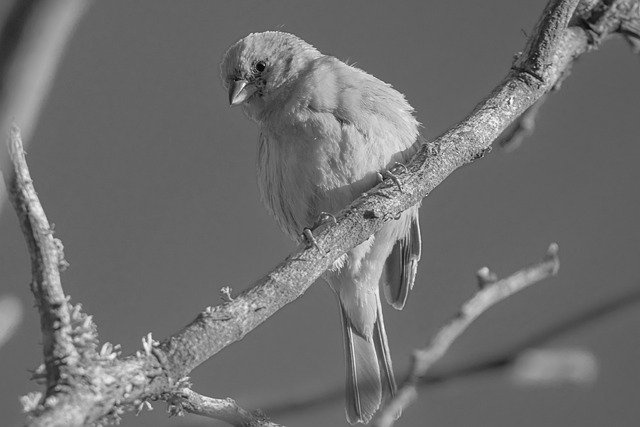
#> input picture HW1/task1/bird.jpg, 640 x 427 px
$ jupyter execute --allow-errors test.ipynb
#> lines starting #> are read from the running program, lines starting #| are printed output that depends on the picture
[cell 1]
import cv2
import numpy as np

def rms(img1, img2):
    # This function calculates RMS error between two grayscale images.
    # Two images should have same sizes.
    if (img1.shape[0] != img2.shape[0]) or (img1.shape[1] != img2.shape[1]):
        raise Exception("img1 and img2 should have the same sizes.")

    diff = np.abs(img1.astype(np.int32) - img2.astype(np.int32))

    return np.sqrt(np.mean(diff ** 2))


import random

[cell 2]
original = cv2.imread('bird.jpg', cv2.IMREAD_GRAYSCALE)
#> original is the input picture: shape (427, 640); min 0, max 255, mean 110.5

#> (the rest of this cell did not finish here and is left out)

[cell 3]
g1 = np.array([True, False, True, False])
g2 = np.array([True, True, False, False])
go = np.logical_and(g1, g2)

print(go)

[cell 4]
H, W = original.shape
#> H = 427; W = 640
noise = np.random.normal(0, 16, H*W).reshape(H, W)
gaussian = original + noise

cv2.imshow('img', gaussian)
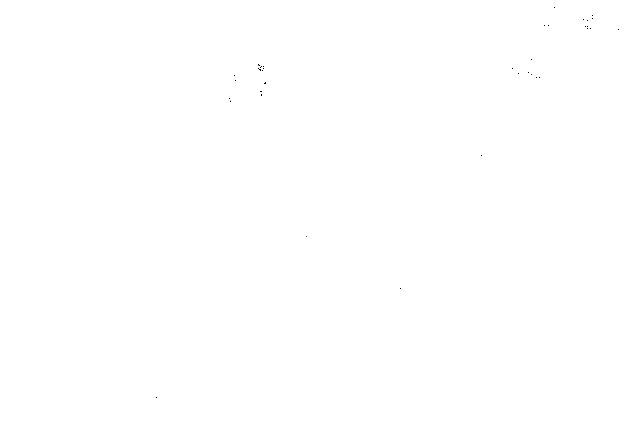
#> window 'img': shape (427, 640); min 0, max 255, mean 255
cv2.waitKey(0)
cv2.destroyAllWindows()

[cell 5]
cv2.imwrite('gaussian.jpg', gaussian)
#> Out = True

[cell 6]
original.std()
#> Out = 29.91

[cell 7]
samples = 50

image = np.random.randint(0, 256, samples)

zeros = np.random.choice([0, 0.3, 0.6], samples, p=(0.1, 0.1, 0.8))
image = image * zeros.round()
highs = ( np.ones(samples) - (zeros*2).round() ) * 255
image = image + highs

print(image)

[cell 8]
round(1.5)

[cell 9]
samples = 10000
hi = np.random.uniform(0, 2.5, samples)
hi = (hi.round() * 0.7).round()
print(np.max(hi), np.min(hi), np.sum(hi))

print(hi)

[cell 10]
tast = (1, 2, 3)
len(tast)

[cell 11]
import numpy as np
hoe = np.array([[3,4,7], [5,6, 0]])
H, W = hoe.shape
K = int((3 - 1)/2)
hie = np.zeros((H+(2*K), W+(2*K)))

hie[K:H+K,K:W+K] = hoe

print(hie)

[cell 12]
(2*K)

[cell 13]
kern = 5
K = int((kern-1)/2)
#> (the rest of this cell did not finish here and is left out)

[cell 14]
np.zeros(3)

[cell 15]
import cv2
jj = cv2.imread('./test_images/cat_noisy.jpg')
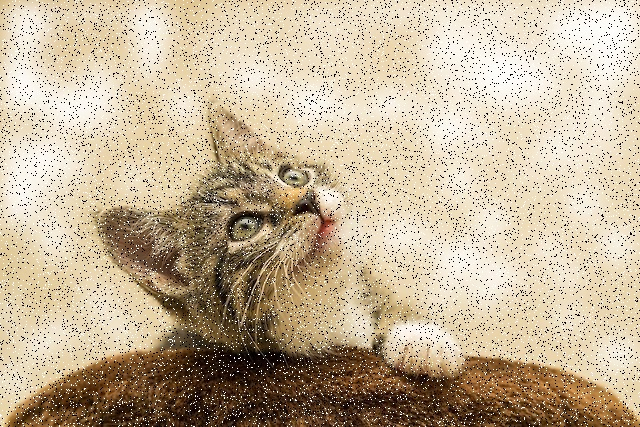
#> input picture HW1/task1/test_images/cat_noisy.jpg, 640 x 427 px
#> jj is the input picture: shape (427, 640, 3); mean B, G, R 153.3, 179.4, 196.4

H, W, C = jj.shape
#> C = 3

[cell 16]
print(H ,W ,C)
#| 427 640 3

[cell 17]
kernel_size = 5

hh = np.random.randint(1, 10, (2, 6, 3))
print(hh)

h1 = hh.transpose(2, 0, 1)
print(h1)

#> (the rest of this cell did not finish here and is left out)

[cell 18]
kernel_size = 3
img = np.random.randint(1, 10, (2, 6, 3))

[cell 19]
H, W, C = img.shape
K = int((kernel_size-1)/2)
img = img.transpose(2, 0, 1)
padded_img = np.zeros((C, 2*K+H, 2*K+W))
padded_img[:, K:K+H, K:K+W] = img

filter = np.zeros((kernel_size, kernel_size)) / (kernel_size**2)
filter = filter.reshape(-1, 1)

filtered_img = np.zeros((H, W, C))
for i in range(H):
    for j in range(W):
        window = padded_img[:, i:i+kernel_size, j:j+kernel_size].reshape(C, -1)
        filtered_img[i,j,:] = np.dot(window, filter).reshape(-1)
